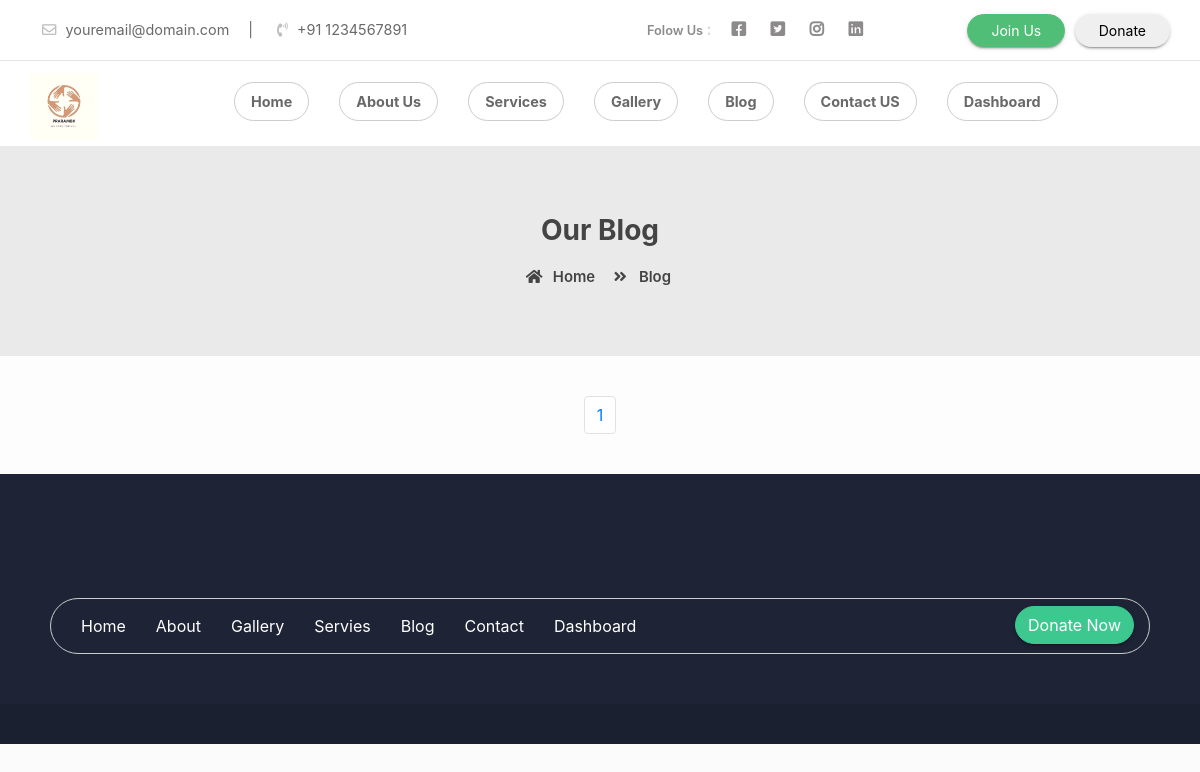
Page /blog/ on the earlier database version.
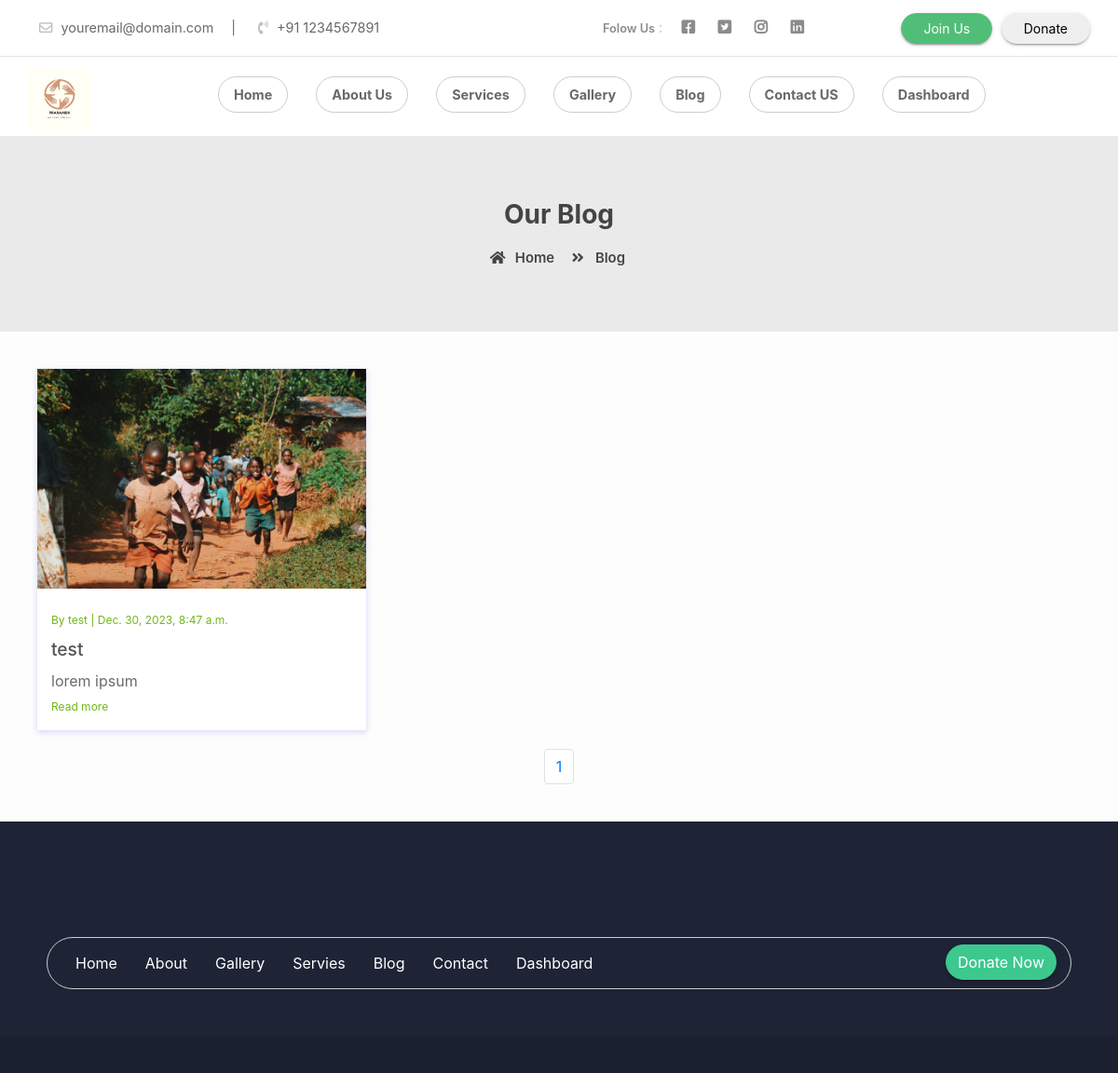
Same page on the later database version.
### blog/models.py (models this page shows, shortened)
class Blog(models.Model):
    title = models.CharField(max_length=500, blank=True)
    author = models.ForeignKey(User, on_delete=models.CASCADE)
    content = models.TextField(blank=True)
    image = models.FileField(upload_to="blog/", max_length=500, blank=True)
    timestamp = models.DateTimeField(default=timezone.now())

### blog/views.py (the view)
# urls.py: 2. Add a URL to urlpatterns:  path('blog/', include('blog.urls'))
def blog(request):
    obj = Blog.objects.all()
    paginator = Paginator(obj, 6)
    page_number = request.GET.get('page')
    blog_obj = paginator.get_page(page_number)
    total_pages = blog_obj.paginator.num_pages
    context = {
        'blog_obj': blog_obj,
        'last_page': total_pages,
        'total_page': [page + 1 for page in range(total_pages)]
    }
    return render(request, "blog.html", context=context)

### templates/blog.html (shortened to what this page needs)
{% extends 'base.html' %}
{% block body %}
{% load static %}
    <div class="page-nav no-margin row">
        <div class="container">
            <div class="row">
                <h2>Our Blog</h2>
                <ul>
                    <li> <a href="{% url 'home' %}"><i class="fas fa-home"></i> Home</a></li>
                    <li><i class="fas fa-angle-double-right"></i> Blog</li>
                </ul>
            </div>
        </div>
    </div>
    <section class="our-blog">
         	<div class="container">
        		<div class="blog-row row">
        			<div class="blog-row row">
                    {% for blog in blog_obj %}
        			<div class="col-md-4 col-sm-6">
        				<div class="single-blog">
        					<figure>
        						<img src="{{blog.image.url}}" alt="">
        					</figure>
        					<div class="blog-detail">
        						<small>By {{blog.author}} | {{blog.timestamp}}</small>
								<h4>{{blog.title | safe}}</h4>
								{{blog.content | safe | slice:':222'}}
								<form method="post">
								<div class="link">
									<a type="submit" href="{% url 'blogdetails' blog.id %}">Read more </a><i class="fas fa-long-arrow-alt-right"></i>
								</div>
								</form>
        					</div>
        				</div>
        			</div>
                    {% endfor %}
        		</div>
        		</div>
         	</div>
		<nav aria-label="Page navigation example">
			<ul class="pagination justify-content-center">
				{% for page in total_page %}
			  <li class="page-item"><a class="page-link" href="?page={{page}}">{{page}}</a></li>
				{% endfor %}
			</ul>
		  </nav>
         </section>
{% endblock %}

Differences in the rows shown:
added Blog: image (picture), author "test", timestamp "Dec. 30, 2023, 8:47 a.m.", title "test", content "lorem ipsum"
